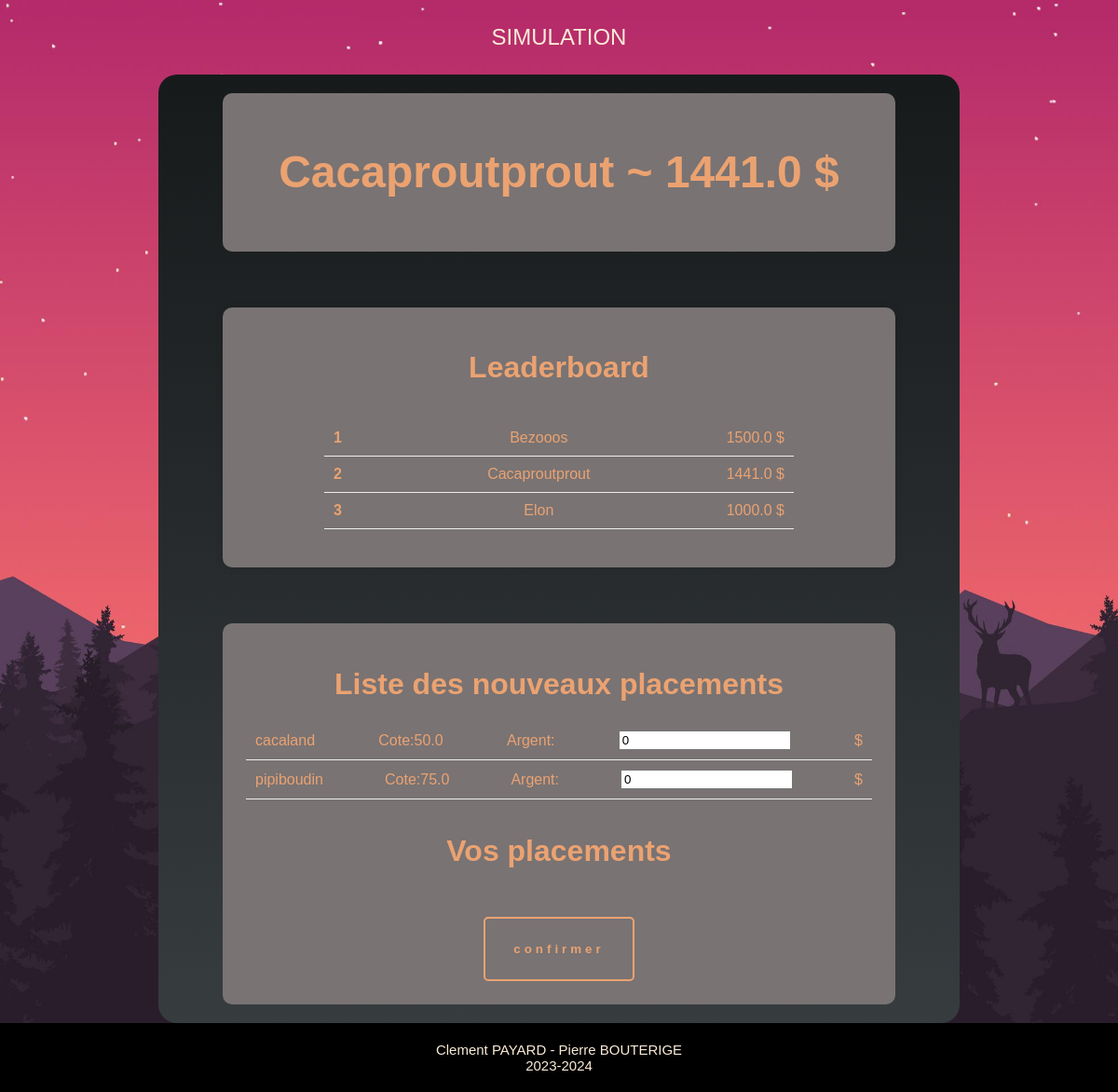
Page /home/ on the earlier database version.
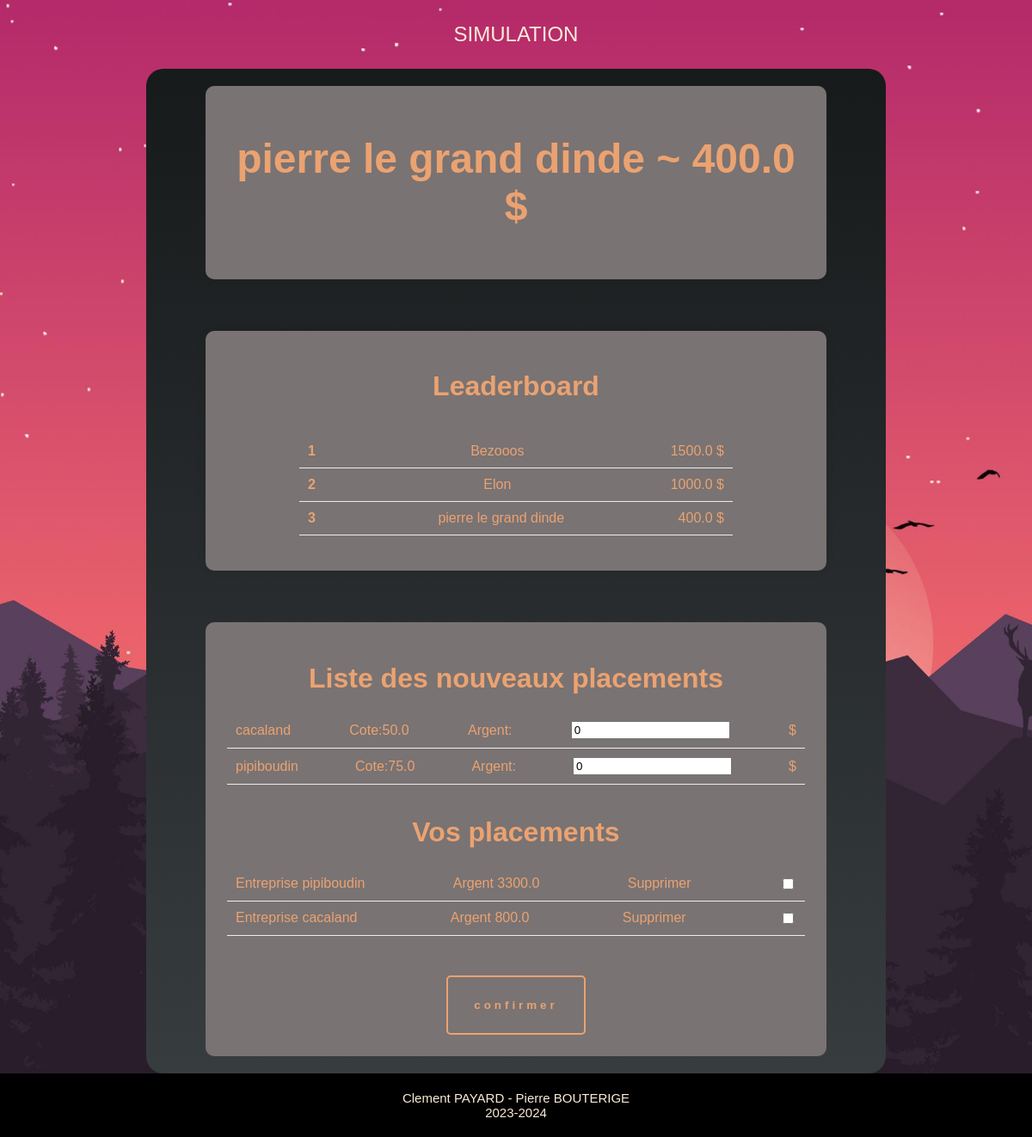
Same page on the later database version.
### business_game/models.py (models this page shows)
class Joueur(models.Model):
    idjoueur = models.AutoField(primary_key=True)
    nom = models.CharField(max_length=100, default='Cacaprout')  # Ajout du champ "nom"
    capital = models.FloatField(default=0.0)

class Entreprise(models.Model):
    idEntreprise = models.AutoField(primary_key=True)
    nom = models.CharField(max_length=100,default='Cacaprout&co')  # Ajout du champ "nom"
    cote = models.FloatField(default=0.0)

class Placement(models.Model):
    joueur = models.ForeignKey(Joueur, on_delete=models.CASCADE)
    Entreprise = models.ForeignKey(Entreprise, on_delete=models.CASCADE)
    argent = models.FloatField(default=0.0)  # Champ float

### business_game/views.py (the view)
# urls.py: 2. Add a URL to urlpatterns:  path('', views.home, name='home')
def home(request):
    joueurs = Joueur.objects.all().order_by('-capital')
    entreprises = Entreprise.objects.all()
    joueur_avec_petit_id = Joueur.objects.order_by('idjoueur').first()
    placements = Placement.objects.filter(joueur=joueur_avec_petit_id)
    context = {
        'player' : joueur_avec_petit_id,
        'joueurs': joueurs,
        'entreprises': entreprises,
        'placements': placements,
    }
    if request.method == 'POST':
        return render(request, 'home.html', context)
    else:
        return render(request, 'home.html', context)

### business_game/templates/home.html (shortened to what this page needs)
{% load static %}
<!DOCTYPE html>
<html lang="en">
  <head>
    <link rel="stylesheet" href="{% static 'css/home.css' %}">
  </head>
  <header>
    SIMULATION
  </header>
  <body>
    <main>
      <div id="Joueur">
        <h1>
          {{player.nom}}  ~  {{player.capital}} $
        </h1>
      </div>
      <div id="leaderboard">
        <h1>Leaderboard</h1>
        <ul>
                {% for joueur in joueurs %}
                <li><span class="rank">{{ forloop.counter }}</span>{{ joueur.nom }}<span class="score">{{ joueur.capital }} $</span></li>
                {% endfor %}
        </ul>
      </div>
      <form name="formulaire" method="post" action="/simulation/" onSubmit="return checkform()">
        <div id="newPlacement">
          <h1>Liste des nouveaux placements</h1>
          <ul>
            {% for entreprise in entreprises %}
            <li>
              <label for="nom">{{ entreprise.nom }}</label>
              <label for="cote">Cote:{{ entreprise.cote }}</label>
              <label for="argent">Argent:</label>
              <input name="E_{{ entreprise.idEntreprise }}" value="0">$</label>
            </li>
            {% endfor %}
          </ul>
        </div>
        <div id="placementJoueur">
          <h1>Vos placements</h1>
          <ul>
            {% for placement in placements %}
                  <li>
                    <span>Entreprise {{ placement.Entreprise.nom }}</span>
                    <span>Argent {{ placement.argent }}</span>
                    <label for="{{ forloop.counter }}">Supprimer</label>
                    <input type="checkbox" name="placement_{{ placement.Entreprise.idEntreprise }}" value="supprime">
                  </li>
            {% endfor %}
          </ul>
        </div>
        <input type="submit" value="confirmer" id="bouton_confirmer">
      </form>
    </main>
  </body>
  <footer>
    Clement PAYARD - Pierre BOUTERIGE <br>2023-2024
  </footer>
</html>

### business_game/static/css/home.css (style rules this page uses)
header { display: flex; flex-direction: column; justify-content: center; align-items: center; height: 80px; color: antiquewhite; font-size: x-large; text-align: center; }
body { font-family: Arial, sans-serif; background-image: url(../img/flat-mountain-landscape-wallpaper-2560x1920_27.jpg); background-size: cover; display: flex; flex-direction: column; align-items: center; margin: 0; padding: 0; }
main { display: flex; flex-direction: column; color: rgb(235, 162, 113); width: 70%; border-radius: 20px; background : linear-gradient(to bottom, #171a1b, #373c3f); padding : 10px; align-items: center; }
#Joueur, #leaderboard,form { display: flex; flex-direction: column; width: 80%; border-radius: 10px; background-color: rgb(121, 115, 115); margin: 10px; padding: 3%; align-items: center; text-align: center; }
#newPlacement, #placementJoueur { width: 100%; }
#leaderboard { margin: 50px auto; box-shadow: 0 0 10px rgba(0, 0, 0, 0.1); }
#Joueur { font-size: x-large; }
.rank { font-weight: bold; margin-right: 10px; }
ul { list-style-type: none; padding: 0; min-width: 75%; }
li { display: flex; justify-content: space-between; align-items: center; padding: 10px; border-bottom: 1px solid #eee; }
footer { width: 100%; background-color: black; font-size: 15px; color: antiquewhite; text-align: center; padding : 20px 0px; }
#bouton_confirmer { margin-top: 30px; padding: 25px 30px; background-color: rgb(121, 115, 115); color: rgb(235, 162, 113); font-weight: bold; border: none; border-radius: 5px; letter-spacing: 4px; overflow: hidden; transition: 0.5s; cursor: pointer; border: 2px solid rgb(235, 162, 113); }

Differences in the rows shown:
removed Joueur: nom "Cacaproutprout", capital "1441.0"
added Joueur: nom "pierre le grand dinde", capital "400.0"
added Placement: Entreprise.nom "pipiboudin", argent "3300.0"
added Placement: Entreprise.nom "cacaland", argent "800.0"
